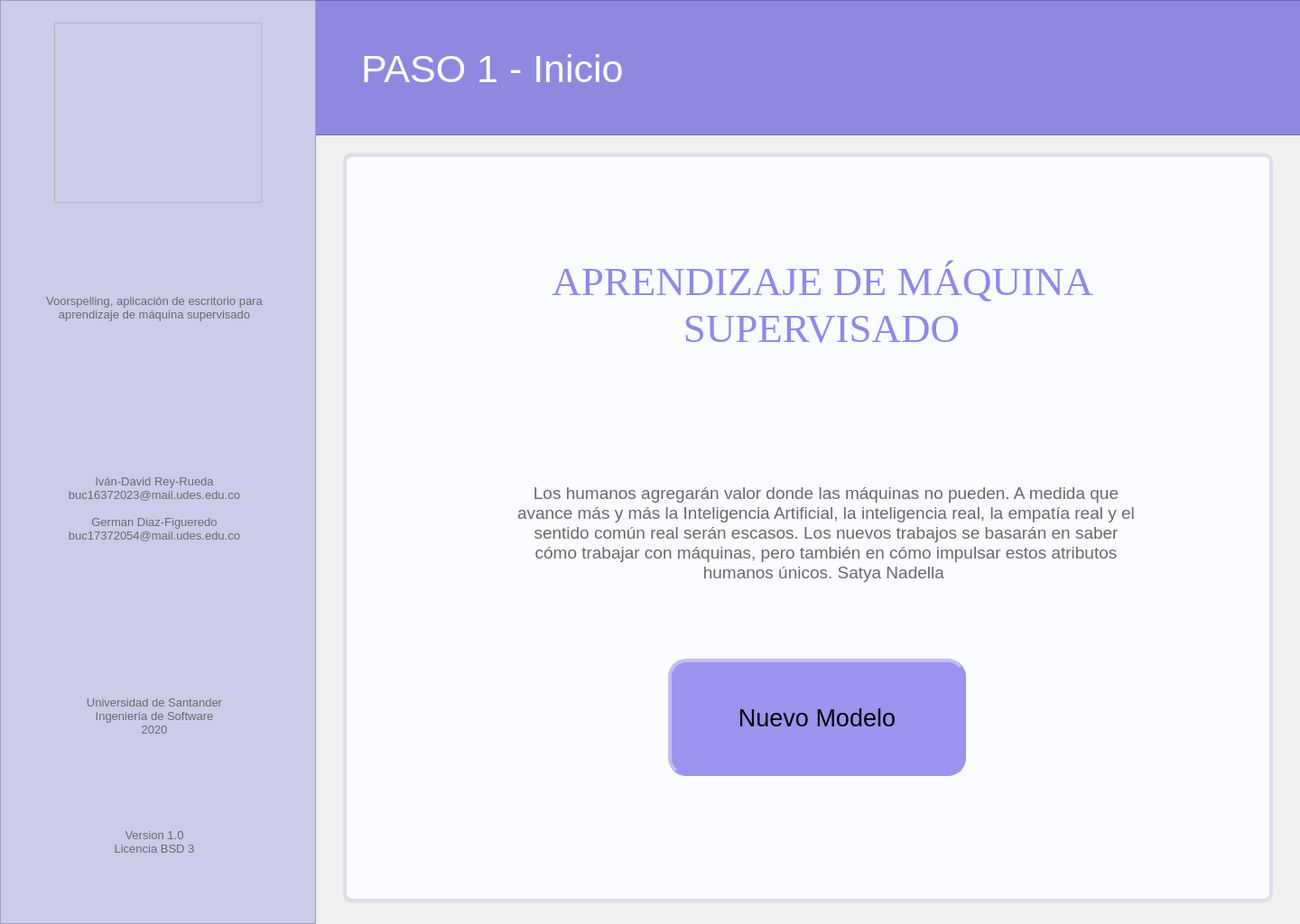
<?xml version="1.0" encoding="UTF-8"?>
<ui version="4.0">
 <class>MainWindow</class>
 <widget class="QMainWindow" name="MainWindow">
  <property name="geometry">
   <rect>
    <x>0</x>
    <y>0</y>
    <width>1440</width>
    <height>1024</height>
   </rect>
  </property>
  <property name="sizePolicy">
   <sizepolicy hsizetype="Preferred" vsizetype="Preferred">
    <horstretch>0</horstretch>
    <verstretch>0</verstretch>
   </sizepolicy>
  </property>
  <property name="minimumSize">
   <size>
    <width>1440</width>
    <height>1024</height>
   </size>
  </property>
  <property name="maximumSize">
   <size>
    <width>1440</width>
    <height>1024</height>
   </size>
  </property>
  <property name="windowTitle">
   <string>Voorspelling</string>
  </property>
  <widget class="QWidget" name="centralwidget">
   <widget class="QFrame" name="left_bar">
    <property name="geometry">
     <rect>
      <x>0</x>
      <y>0</y>
      <width>350</width>
      <height>1024</height>
     </rect>
    </property>
    <property name="styleSheet">
     <string notr="true">background-color: rgb(203, 203, 234);

</string>
    </property>
    <property name="frameShape">
     <enum>QFrame::StyledPanel</enum>
    </property>
    <property name="frameShadow">
     <enum>QFrame::Raised</enum>
    </property>
    <widget class="QLabel" name="lbl_left_1">
     <property name="geometry">
      <rect>
       <x>18</x>
       <y>278</y>
       <width>306</width>
       <height>126</height>
      </rect>
     </property>
     <property name="font">
      <font>
       <pointsize>10</pointsize>
      </font>
     </property>
     <property name="styleSheet">
      <string notr="true">color: rgb(105, 105, 105);</string>
     </property>
     <property name="text">
      <string>Voorspelling, aplicación de escritorio para aprendizaje de máquina supervisado</string>
     </property>
     <property name="alignment">
      <set>Qt::AlignCenter</set>
     </property>
     <property name="wordWrap">
      <bool>true</bool>
     </property>
    </widget>
    <widget class="QLabel" name="lbl_left_2">
     <property name="geometry">
      <rect>
       <x>18</x>
       <y>500</y>
       <width>306</width>
       <height>126</height>
      </rect>
     </property>
     <property name="font">
      <font>
       <pointsize>10</pointsize>
      </font>
     </property>
     <property name="styleSheet">
      <string notr="true">color: rgb(105, 105, 105);</string>
     </property>
     <property name="text">
      <string>Iván-David Rey-Rueda
buc16372023@mail.udes.edu.co

German Diaz-Figueredo
buc17372054@mail.udes.edu.co</string>
     </property>
     <property name="alignment">
      <set>Qt::AlignCenter</set>
     </property>
     <property name="wordWrap">
      <bool>true</bool>
     </property>
    </widget>
    <widget class="QLabel" name="lbl_left_3">
     <property name="geometry">
      <rect>
       <x>18</x>
       <y>730</y>
       <width>306</width>
       <height>126</height>
      </rect>
     </property>
     <property name="font">
      <font>
       <pointsize>10</pointsize>
      </font>
     </property>
     <property name="styleSheet">
      <string notr="true">color: rgb(105, 105, 105);</string>
     </property>
     <property name="text">
      <string>Universidad de Santander
Ingeniería de Software
2020</string>
     </property>
     <property name="alignment">
      <set>Qt::AlignCenter</set>
     </property>
     <property name="wordWrap">
      <bool>true</bool>
     </property>
    </widget>
    <widget class="QLabel" name="lbl_left_4">
     <property name="geometry">
      <rect>
       <x>18</x>
       <y>870</y>
       <width>306</width>
       <height>126</height>
      </rect>
     </property>
     <property name="font">
      <font>
       <pointsize>10</pointsize>
      </font>
     </property>
     <property name="styleSheet">
      <string notr="true">color: rgb(105, 105, 105);</string>
     </property>
     <property name="text">
      <string>Version 1.0
Licencia BSD 3</string>
     </property>
     <property name="alignment">
      <set>Qt::AlignCenter</set>
     </property>
     <property name="wordWrap">
      <bool>true</bool>
     </property>
    </widget>
   </widget>
   <widget class="QFrame" name="logo">
    <property name="geometry">
     <rect>
      <x>60</x>
      <y>25</y>
      <width>230</width>
      <height>200</height>
     </rect>
    </property>
    <property name="styleSheet">
     <string notr="true">image: url(:/image/voorspelling_logo.png);</string>
    </property>
    <property name="frameShape">
     <enum>QFrame::StyledPanel</enum>
    </property>
    <property name="frameShadow">
     <enum>QFrame::Raised</enum>
    </property>
   </widget>
   <widget class="QFrame" name="up_bar">
    <property name="geometry">
     <rect>
      <x>0</x>
      <y>0</y>
      <width>1900</width>
      <height>150</height>
     </rect>
    </property>
    <property name="sizePolicy">
     <sizepolicy hsizetype="Preferred" vsizetype="Preferred">
      <horstretch>0</horstretch>
      <verstretch>0</verstretch>
     </sizepolicy>
    </property>
    <property name="styleSheet">
     <string notr="true">background-color: rgb(143, 136, 224);</string>
    </property>
    <property name="frameShape">
     <enum>QFrame::StyledPanel</enum>
    </property>
    <property name="frameShadow">
     <enum>QFrame::Raised</enum>
    </property>
    <widget class="QLabel" name="lbl_tittle">
     <property name="geometry">
      <rect>
       <x>400</x>
       <y>40</y>
       <width>941</width>
       <height>72</height>
      </rect>
     </property>
     <property name="font">
      <font>
       <family>MS Shell Dlg 2</family>
       <pointsize>32</pointsize>
       <weight>50</weight>
       <italic>false</italic>
       <bold>false</bold>
      </font>
     </property>
     <property name="styleSheet">
      <string notr="true">border: none;
color: rgb(255, 255, 255);</string>
     </property>
     <property name="text">
      <string>PASO 1 - Inicio</string>
     </property>
     <property name="scaledContents">
      <bool>false</bool>
     </property>
     <property name="alignment">
      <set>Qt::AlignLeading|Qt::AlignLeft|Qt::AlignVCenter</set>
     </property>
     <property name="wordWrap">
      <bool>true</bool>
     </property>
     <property name="margin">
      <number>0</number>
     </property>
     <property name="indent">
      <number>0</number>
     </property>
    </widget>
   </widget>
   <widget class="QFrame" name="main_area">
    <property name="geometry">
     <rect>
      <x>380</x>
      <y>170</y>
      <width>1030</width>
      <height>830</height>
     </rect>
    </property>
    <property name="styleSheet">
     <string notr="true">background-color: rgb(250, 252, 255);
border: 4px solid;
border-color: rgb(225, 221, 235);
border-radius: 10px;</string>
    </property>
    <property name="frameShape">
     <enum>QFrame::StyledPanel</enum>
    </property>
    <property name="frameShadow">
     <enum>QFrame::Raised</enum>
    </property>
    <widget class="QLabel" name="lbl_tittle_main">
     <property name="geometry">
      <rect>
       <x>180</x>
       <y>100</y>
       <width>700</width>
       <height>135</height>
      </rect>
     </property>
     <property name="font">
      <font>
       <family>Times New Roman</family>
       <pointsize>34</pointsize>
       <weight>50</weight>
       <italic>false</italic>
       <bold>false</bold>
      </font>
     </property>
     <property name="styleSheet">
      <string notr="true">border: none;
color: rgb(144, 135, 239);</string>
     </property>
     <property name="text">
      <string>APRENDIZAJE DE MÁQUINA SUPERVISADO</string>
     </property>
     <property name="scaledContents">
      <bool>false</bool>
     </property>
     <property name="alignment">
      <set>Qt::AlignCenter</set>
     </property>
     <property name="wordWrap">
      <bool>true</bool>
     </property>
    </widget>
    <widget class="QLabel" name="lbl_description">
     <property name="geometry">
      <rect>
       <x>190</x>
       <y>360</y>
       <width>690</width>
       <height>120</height>
      </rect>
     </property>
     <property name="sizePolicy">
      <sizepolicy hsizetype="Preferred" vsizetype="Expanding">
       <horstretch>0</horstretch>
       <verstretch>0</verstretch>
      </sizepolicy>
     </property>
     <property name="maximumSize">
      <size>
       <width>690</width>
       <height>120</height>
      </size>
     </property>
     <property name="font">
      <font>
       <pointsize>14</pointsize>
      </font>
     </property>
     <property name="styleSheet">
      <string notr="true">color: rgb(105, 105, 105);
border: none;</string>
     </property>
     <property name="text">
      <string>Los humanos agregarán valor donde las máquinas no pueden. A medida que avance más y más la Inteligencia Artificial, la inteligencia real, la empatía real y el sentido común real serán escasos. Los nuevos trabajos se basarán en saber cómo trabajar con máquinas, pero también en cómo impulsar estos atributos humanos únicos. Satya Nadella </string>
     </property>
     <property name="textFormat">
      <enum>Qt::PlainText</enum>
     </property>
     <property name="scaledContents">
      <bool>true</bool>
     </property>
     <property name="alignment">
      <set>Qt::AlignCenter</set>
     </property>
     <property name="wordWrap">
      <bool>true</bool>
     </property>
    </widget>
    <widget class="QPushButton" name="btn_next">
     <property name="geometry">
      <rect>
       <x>360</x>
       <y>560</y>
       <width>330</width>
       <height>130</height>
      </rect>
     </property>
     <property name="font">
      <font>
       <pointsize>20</pointsize>
       <kerning>true</kerning>
      </font>
     </property>
     <property name="styleSheet">
      <string notr="true">QPushButton{
background-color: rgb(154, 148, 238);
border-left-color: rgb(195, 190, 239);
border-top-color: rgb(195, 190, 239);
border-bottom-color: rgb(154, 148, 238);
border-right-color: rgb(154, 148, 238);
border-radius: 20px;
}
QPushButton:hover{
background-color: rgb(160, 155, 245);
}
QPushButton:pressed{
background-color: rgb(150, 140, 230);
border-left-color: rgb(140, 135, 220);
border-top-color: rgb(140, 135, 220);
border-bottom-color: rgb(195, 190, 239);
border-right-color: rgb(195, 190, 239);
}</string>
     </property>
     <property name="text">
      <string>Nuevo Modelo</string>
     </property>
     <property name="autoDefault">
      <bool>false</bool>
     </property>
    </widget>
   </widget>
   <zorder>up_bar</zorder>
   <zorder>left_bar</zorder>
   <zorder>logo</zorder>
   <zorder>main_area</zorder>
  </widget>
 </widget>
 <resources>
  <include location="Images_voor.qrc"/>
 </resources>
 <connections/>
</ui>
